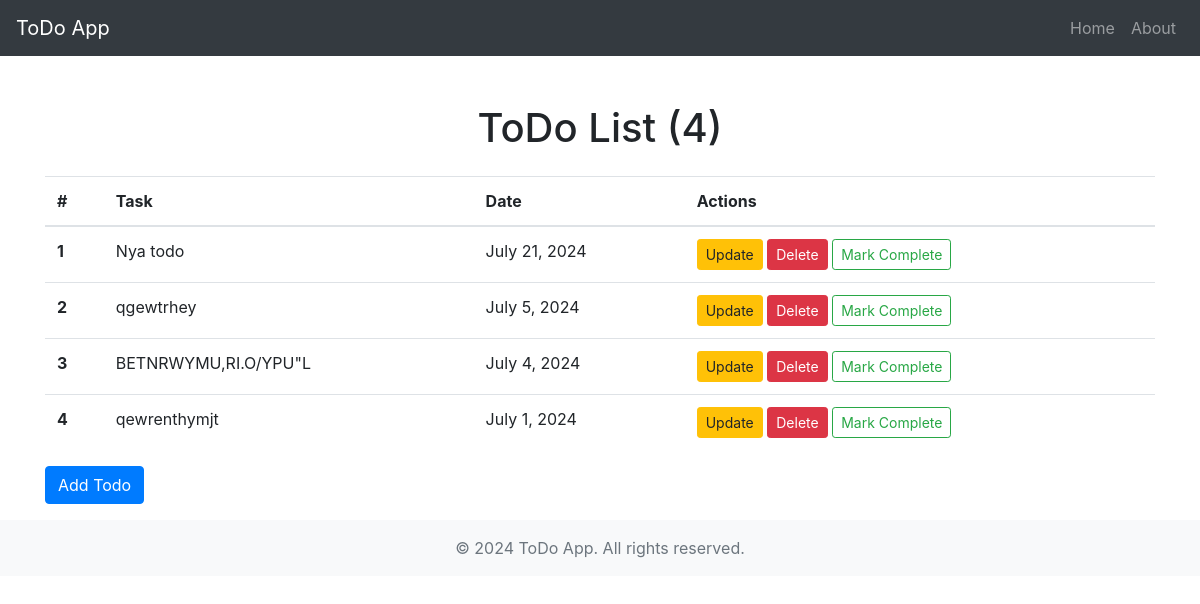
The page /todo/ on the database as committed earlier.
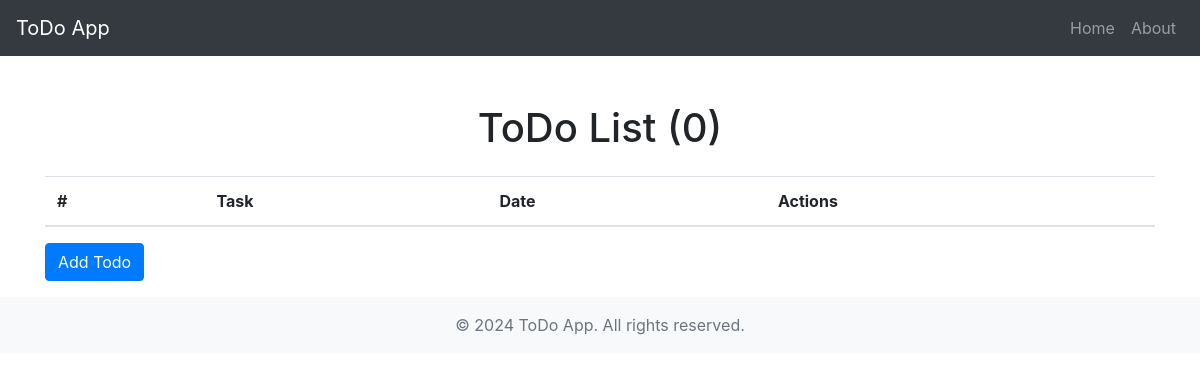
The same page on the database as committed later.
### myapp/models.py (models this page shows)
class Todo(models.Model):
    task = models.TextField()
    created_at = models.DateField()
    is_completed = models.BooleanField(default=False)

### myapp/views.py (the view)
# urls.py: path("todo/", views.todo, name="todo"),
def todo(request):
    todos = Todo.objects.filter(is_completed = False)
    parameters = {
        "todos": todos, # isme koi bhi completed todo nhi h
    }
    return render(request, "todo.html", parameters) # isme jo parameter ja rha h usme bhi koi completed todo nhi h

### templates/todo.html
{% extends 'base.html' %}
{% block body %}
<div class="container mt-5">
    <h1 class="text-center">ToDo List ({{ todos.count }})</h1>
    <div class="table-responsive">
        <table class="table table-hover mt-3">
            <thead>
                <tr>
                    <th scope="col">#</th>
                    <th scope="col">Task</th>
                    <th scope="col">Date</th>
                    <th scope="col">Actions</th>
                </tr>
            </thead>
            <tbody>
                {% for todo in todos %}
                <tr>
                    <th scope="row">{{ forloop.counter }}</th>
                    <td>{{ todo.task }}</td>
                    <td>{{ todo.created_at }}</td>
                    <td>
                        <a href="{% url 'update_todo' todo.id %}" class="btn btn-warning btn-sm">Update</a>
                        <a href="{% url 'delete_todo' todo.id %}" class="btn btn-danger btn-sm">Delete</a>
                        <a href="{% url 'mark_complete' todo.id %}" class="btn btn-outline-success btn-sm">Mark Complete</a>
                    </td>
                </tr>
                {% endfor %}
            </tbody>
        </table>
    </div>
    <a href="{% url 'add_todo' %}" class="btn btn-primary mb-3">Add Todo</a>
</div>
{% endblock %}

### templates/base.html (shortened to what this page needs)
<!DOCTYPE html>
<html lang="en">
<head>
    <link href="https://maxcdn.bootstrapcdn.com/bootstrap/4.5.2/css/bootstrap.min.css" rel="stylesheet">
</head>
<body>
    <nav class="navbar navbar-expand-lg navbar-dark bg-dark">
        <a class="navbar-brand" href="#">ToDo App</a>
        <div class="collapse navbar-collapse" id="navbarNav">
            <ul class="navbar-nav ml-auto">
                <li class="nav-item">
                    <a class="nav-link" href="#">Home</a>
                </li>
                <li class="nav-item">
                    <a class="nav-link" href="#">About</a>
                </li>
            </ul>
        </div>
    </nav>
    {% block body %}
    {% endblock %}
    <footer class="footer bg-light text-center py-3">
        <div class="container">
            <span class="text-muted">&copy; 2024 ToDo App. All rights reserved.</span>
        </div>
    </footer>
</body>
</html>

Rows that differ between the two databases and show on the page:
removed Todo: task "Nya todo", created_at "July 21, 2024"
removed Todo: task "qgewtrhey", created_at "July 5, 2024"
removed Todo: task "BETNRWYMU,RI.O/YPU\"L", created_at "July 4, 2024"
removed Todo: task "qewrenthymjt", created_at "July 1, 2024"
Other text that changed with them:
{{ todos.count }}: "4" → "0"
